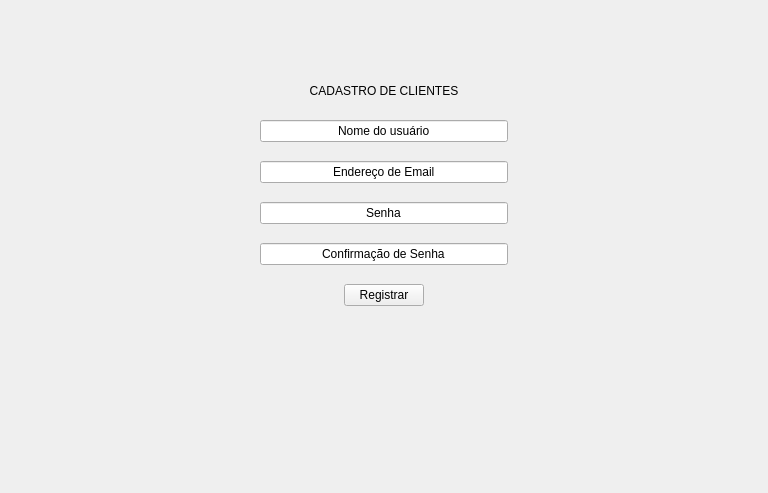
<?xml version="1.0" encoding="UTF-8"?>
<ui version="4.0">
 <class>Widget</class>
 <widget class="QWidget" name="Widget">
  <property name="geometry">
   <rect>
    <x>0</x>
    <y>0</y>
    <width>768</width>
    <height>493</height>
   </rect>
  </property>
  <property name="sizePolicy">
   <sizepolicy hsizetype="Fixed" vsizetype="Fixed">
    <horstretch>0</horstretch>
    <verstretch>0</verstretch>
   </sizepolicy>
  </property>
  <property name="windowTitle">
   <string>Widget</string>
  </property>
  <layout class="QVBoxLayout" name="verticalLayout_4">
   <item>
    <spacer name="verticalSpacer_7">
     <property name="orientation">
      <enum>Qt::Vertical</enum>
     </property>
     <property name="sizeType">
      <enum>QSizePolicy::Fixed</enum>
     </property>
     <property name="sizeHint" stdset="0">
      <size>
       <width>70</width>
       <height>70</height>
      </size>
     </property>
    </spacer>
   </item>
   <item>
    <layout class="QHBoxLayout" name="horizontalLayout_8">
     <item>
      <spacer name="horizontalSpacer_3">
       <property name="orientation">
        <enum>Qt::Horizontal</enum>
       </property>
       <property name="sizeHint" stdset="0">
        <size>
         <width>40</width>
         <height>20</height>
        </size>
       </property>
      </spacer>
     </item>
     <item>
      <widget class="QLabel" name="label">
       <property name="sizePolicy">
        <sizepolicy hsizetype="Expanding" vsizetype="Preferred">
         <horstretch>0</horstretch>
         <verstretch>0</verstretch>
        </sizepolicy>
       </property>
       <property name="text">
        <string>CADASTRO DE CLIENTES</string>
       </property>
       <property name="alignment">
        <set>Qt::AlignCenter</set>
       </property>
      </widget>
     </item>
     <item>
      <spacer name="horizontalSpacer_4">
       <property name="orientation">
        <enum>Qt::Horizontal</enum>
       </property>
       <property name="sizeHint" stdset="0">
        <size>
         <width>40</width>
         <height>20</height>
        </size>
       </property>
      </spacer>
     </item>
    </layout>
   </item>
   <item>
    <spacer name="verticalSpacer">
     <property name="orientation">
      <enum>Qt::Vertical</enum>
     </property>
     <property name="sizeType">
      <enum>QSizePolicy::Fixed</enum>
     </property>
     <property name="sizeHint" stdset="0">
      <size>
       <width>746</width>
       <height>13</height>
      </size>
     </property>
    </spacer>
   </item>
   <item>
    <layout class="QHBoxLayout" name="horizontalLayout_7">
     <item>
      <spacer name="horizontalSpacer">
       <property name="orientation">
        <enum>Qt::Horizontal</enum>
       </property>
       <property name="sizeHint" stdset="0">
        <size>
         <width>40</width>
         <height>20</height>
        </size>
       </property>
      </spacer>
     </item>
     <item>
      <widget class="QLineEdit" name="lineEdit">
       <property name="inputMethodHints">
        <set>Qt::ImhNoEditMenu</set>
       </property>
       <property name="inputMask">
        <string/>
       </property>
       <property name="text">
        <string>Nome do usuário</string>
       </property>
       <property name="frame">
        <bool>true</bool>
       </property>
       <property name="alignment">
        <set>Qt::AlignCenter</set>
       </property>
       <property name="dragEnabled">
        <bool>false</bool>
       </property>
       <property name="readOnly">
        <bool>false</bool>
       </property>
       <property name="clearButtonEnabled">
        <bool>false</bool>
       </property>
      </widget>
     </item>
     <item>
      <spacer name="horizontalSpacer_2">
       <property name="orientation">
        <enum>Qt::Horizontal</enum>
       </property>
       <property name="sizeHint" stdset="0">
        <size>
         <width>40</width>
         <height>20</height>
        </size>
       </property>
      </spacer>
     </item>
    </layout>
   </item>
   <item>
    <spacer name="verticalSpacer_2">
     <property name="orientation">
      <enum>Qt::Vertical</enum>
     </property>
     <property name="sizeType">
      <enum>QSizePolicy::Fixed</enum>
     </property>
     <property name="sizeHint" stdset="0">
      <size>
       <width>13</width>
       <height>13</height>
      </size>
     </property>
    </spacer>
   </item>
   <item>
    <layout class="QHBoxLayout" name="horizontalLayout_9">
     <item>
      <spacer name="horizontalSpacer_5">
       <property name="orientation">
        <enum>Qt::Horizontal</enum>
       </property>
       <property name="sizeHint" stdset="0">
        <size>
         <width>40</width>
         <height>20</height>
        </size>
       </property>
      </spacer>
     </item>
     <item>
      <widget class="QLineEdit" name="lineEdit_2">
       <property name="text">
        <string>Endereço de Email</string>
       </property>
       <property name="alignment">
        <set>Qt::AlignCenter</set>
       </property>
      </widget>
     </item>
     <item>
      <spacer name="horizontalSpacer_6">
       <property name="orientation">
        <enum>Qt::Horizontal</enum>
       </property>
       <property name="sizeHint" stdset="0">
        <size>
         <width>40</width>
         <height>20</height>
        </size>
       </property>
      </spacer>
     </item>
    </layout>
   </item>
   <item>
    <spacer name="verticalSpacer_3">
     <property name="orientation">
      <enum>Qt::Vertical</enum>
     </property>
     <property name="sizeType">
      <enum>QSizePolicy::Fixed</enum>
     </property>
     <property name="sizeHint" stdset="0">
      <size>
       <width>20</width>
       <height>13</height>
      </size>
     </property>
    </spacer>
   </item>
   <item>
    <layout class="QHBoxLayout" name="horizontalLayout_10">
     <item>
      <spacer name="horizontalSpacer_7">
       <property name="orientation">
        <enum>Qt::Horizontal</enum>
       </property>
       <property name="sizeHint" stdset="0">
        <size>
         <width>40</width>
         <height>20</height>
        </size>
       </property>
      </spacer>
     </item>
     <item>
      <widget class="QLineEdit" name="lineEdit_3">
       <property name="text">
        <string>Senha</string>
       </property>
       <property name="alignment">
        <set>Qt::AlignCenter</set>
       </property>
      </widget>
     </item>
     <item>
      <spacer name="horizontalSpacer_8">
       <property name="orientation">
        <enum>Qt::Horizontal</enum>
       </property>
       <property name="sizeHint" stdset="0">
        <size>
         <width>40</width>
         <height>20</height>
        </size>
       </property>
      </spacer>
     </item>
    </layout>
   </item>
   <item>
    <spacer name="verticalSpacer_4">
     <property name="orientation">
      <enum>Qt::Vertical</enum>
     </property>
     <property name="sizeType">
      <enum>QSizePolicy::Fixed</enum>
     </property>
     <property name="sizeHint" stdset="0">
      <size>
       <width>13</width>
       <height>13</height>
      </size>
     </property>
    </spacer>
   </item>
   <item>
    <layout class="QHBoxLayout" name="horizontalLayout_11">
     <item>
      <spacer name="horizontalSpacer_9">
       <property name="orientation">
        <enum>Qt::Horizontal</enum>
       </property>
       <property name="sizeHint" stdset="0">
        <size>
         <width>40</width>
         <height>20</height>
        </size>
       </property>
      </spacer>
     </item>
     <item>
      <widget class="QLineEdit" name="lineEdit_4">
       <property name="text">
        <string>Confirmação de Senha</string>
       </property>
       <property name="alignment">
        <set>Qt::AlignCenter</set>
       </property>
      </widget>
     </item>
     <item>
      <spacer name="horizontalSpacer_10">
       <property name="orientation">
        <enum>Qt::Horizontal</enum>
       </property>
       <property name="sizeHint" stdset="0">
        <size>
         <width>40</width>
         <height>20</height>
        </size>
       </property>
      </spacer>
     </item>
    </layout>
   </item>
   <item>
    <spacer name="verticalSpacer_5">
     <property name="orientation">
      <enum>Qt::Vertical</enum>
     </property>
     <property name="sizeType">
      <enum>QSizePolicy::Fixed</enum>
     </property>
     <property name="sizeHint" stdset="0">
      <size>
       <width>20</width>
       <height>13</height>
      </size>
     </property>
    </spacer>
   </item>
   <item>
    <layout class="QHBoxLayout" name="horizontalLayout_12">
     <item>
      <spacer name="horizontalSpacer_11">
       <property name="orientation">
        <enum>Qt::Horizontal</enum>
       </property>
       <property name="sizeHint" stdset="0">
        <size>
         <width>40</width>
         <height>20</height>
        </size>
       </property>
      </spacer>
     </item>
     <item>
      <widget class="QPushButton" name="pushButton">
       <property name="sizePolicy">
        <sizepolicy hsizetype="Fixed" vsizetype="Fixed">
         <horstretch>0</horstretch>
         <verstretch>0</verstretch>
        </sizepolicy>
       </property>
       <property name="text">
        <string>Registrar</string>
       </property>
      </widget>
     </item>
     <item>
      <spacer name="horizontalSpacer_12">
       <property name="orientation">
        <enum>Qt::Horizontal</enum>
       </property>
       <property name="sizeHint" stdset="0">
        <size>
         <width>40</width>
         <height>20</height>
        </size>
       </property>
      </spacer>
     </item>
    </layout>
   </item>
   <item>
    <spacer name="verticalSpacer_6">
     <property name="orientation">
      <enum>Qt::Vertical</enum>
     </property>
     <property name="sizeType">
      <enum>QSizePolicy::MinimumExpanding</enum>
     </property>
     <property name="sizeHint" stdset="0">
      <size>
       <width>20</width>
       <height>40</height>
      </size>
     </property>
    </spacer>
   </item>
  </layout>
 </widget>
 <resources/>
 <connections/>
</ui>
